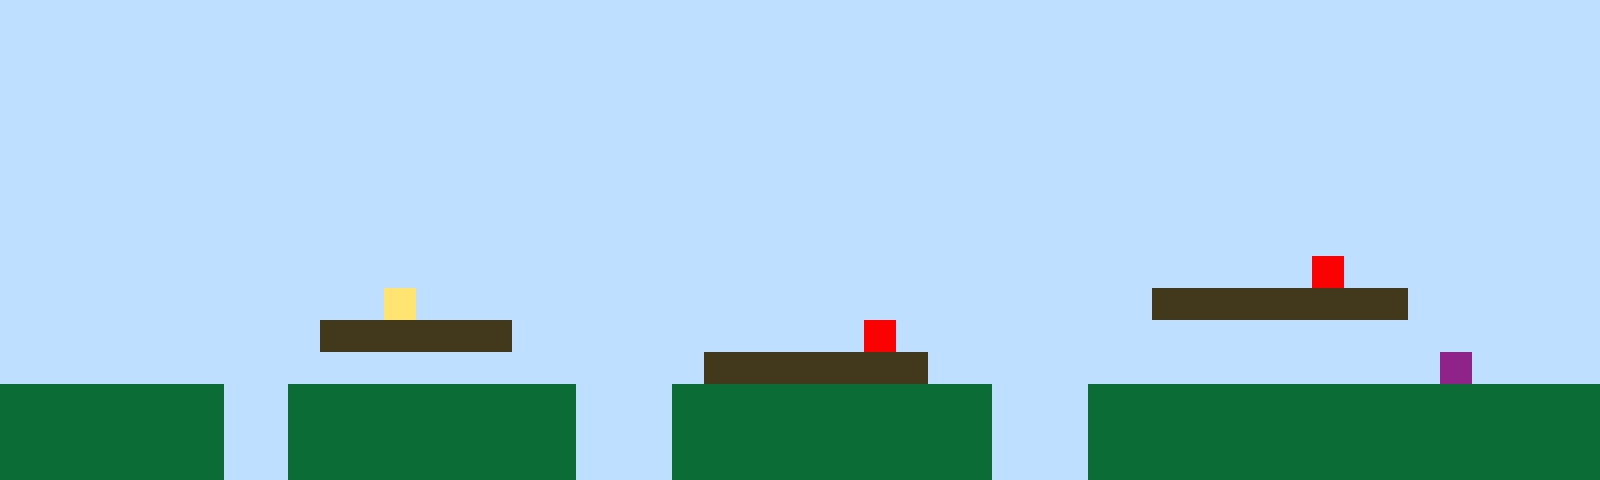

A level layout from a 2D game, rendered from its tile map. Below: a short description, then the map file with its tile-grid data intact:
An orthogonal 50x15 tile map with 32x32 px tiles, 1 tile layer (Tile Layer 1).

<map version="1.10" tiledversion="1.11.2" orientation="orthogonal" renderorder="right-up" width="50" height="15" tilewidth="32" tileheight="32" infinite="0" nextlayerid="2" nextobjectid="1"><editorsettings><export target="map1.csv" format="csv" /></editorsettings><tileset firstgid="1" name="sprites" tilewidth="32" tileheight="32" tilecount="6" columns="3"><image source="sprites.png" width="96" height="64" /></tileset><layer id="1" name="Tile Layer 1" width="50" height="15"><data encoding="csv">1,1,1,1,1,1,1,1,1,1,1,1,1,1,1,1,1,1,1,1,1,1,1,1,1,1,1,1,1,1,1,1,1,1,1,1,1,1,1,1,1,1,1,1,1,1,1,1,1,1,1,1,1,1,1,1,1,1,1,1,1,1,1,1,1,1,1,1,1,1,1,1,1,1,1,1,1,1,1,1,1,1,1,1,1,1,1,1,1,1,1,1,1,1,1,1,1,1,1,1,1,1,1,1,1,1,1,1,1,1,1,1,1,1,1,1,1,1,1,1,1,1,1,1,1,1,1,1,1,1,1,1,1,1,1,1,1,1,1,1,1,1,1,1,1,1,1,1,1,1,1,1,1,1,1,1,1,1,1,1,1,1,1,1,1,1,1,1,1,1,1,1,1,1,1,1,1,1,1,1,1,1,1,1,1,1,1,1,1,1,1,1,1,1,1,1,1,1,1,1,1,1,1,1,1,1,1,1,1,1,1,1,1,1,1,1,1,1,1,1,1,1,1,1,1,1,1,1,1,1,1,1,1,1,1,1,1,1,1,1,1,1,1,1,1,1,1,1,1,1,1,1,1,1,1,1,1,1,1,1,1,1,1,1,1,1,1,1,1,1,1,1,1,1,1,1,1,1,1,1,1,1,1,1,1,1,1,1,1,1,1,1,1,1,1,1,1,1,1,1,1,1,1,1,1,1,1,1,1,1,1,1,1,1,1,1,1,1,1,1,1,1,1,1,1,1,1,1,1,1,1,1,1,1,1,1,1,1,1,1,1,1,1,1,1,1,1,1,1,1,1,1,1,1,1,1,1,1,1,1,1,1,1,1,1,1,1,1,1,1,1,1,1,1,1,1,1,1,1,1,1,1,1,1,1,1,1,1,1,1,1,1,1,1,1,1,1,1,1,1,1,1,1,1,1,1,1,1,1,1,1,1,1,1,1,1,1,1,1,1,1,1,1,1,1,1,1,1,1,1,1,1,1,1,1,1,1,1,1,1,1,5,1,1,1,1,1,1,1,1,1,1,1,1,1,1,1,1,1,1,1,1,4,1,1,1,1,1,1,1,1,1,1,1,1,1,1,1,1,1,1,1,1,1,1,1,3,3,3,3,3,3,3,3,1,1,1,1,1,1,1,1,1,1,1,1,1,1,1,1,3,3,3,3,3,3,1,1,1,1,1,1,1,1,1,1,1,5,1,1,1,1,1,1,1,1,1,1,1,1,1,1,1,1,1,1,1,1,1,1,1,1,1,1,1,1,1,1,1,1,1,1,1,1,1,1,1,1,1,1,1,1,3,3,3,3,3,3,3,1,1,1,1,1,1,1,1,1,1,1,1,1,1,1,1,6,1,1,1,1,2,2,2,2,2,2,2,1,1,2,2,2,2,2,2,2,2,2,1,1,1,2,2,2,2,2,2,2,2,2,2,1,1,1,2,2,2,2,2,2,2,2,2,2,2,2,2,2,2,2,2,2,2,2,2,2,2,1,1,2,2,2,2,2,2,2,2,2,1,1,1,2,2,2,2,2,2,2,2,2,2,1,1,1,2,2,2,2,2,2,2,2,2,2,2,2,2,2,2,2,2,2,2,2,2,2,2,1,1,2,2,2,2,2,2,2,2,2,1,1,1,2,2,2,2,2,2,2,2,2,2,1,1,1,2,2,2,2,2,2,2,2,2,2,2,2,2,2,2,2</data></layer></map>
